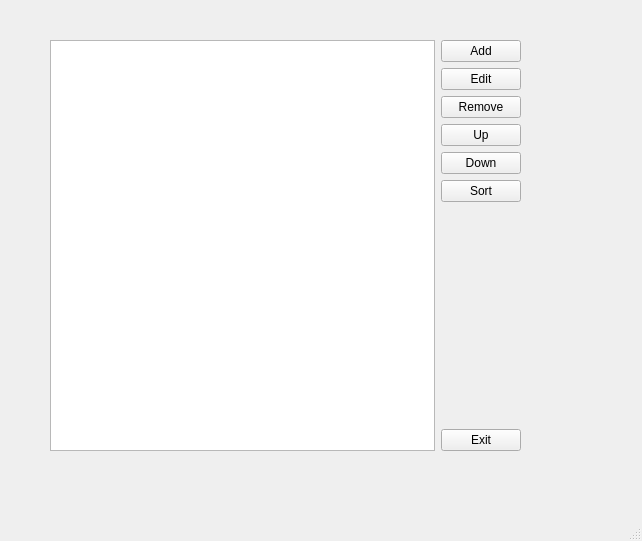
<?xml version="1.0" encoding="UTF-8"?>
<ui version="4.0">
 <class>MainWindow</class>
 <widget class="QMainWindow" name="MainWindow">
  <property name="geometry">
   <rect>
    <x>0</x>
    <y>0</y>
    <width>642</width>
    <height>541</height>
   </rect>
  </property>
  <property name="windowTitle">
   <string>MainWindow</string>
  </property>
  <widget class="QWidget" name="centralwidget">
   <widget class="QWidget" name="">
    <property name="geometry">
     <rect>
      <x>50</x>
      <y>40</y>
      <width>471</width>
      <height>411</height>
     </rect>
    </property>
    <layout class="QHBoxLayout" name="horizontalLayout">
     <item>
      <widget class="QListWidget" name="listItems"/>
     </item>
     <item>
      <layout class="QVBoxLayout" name="verticalLayout">
       <item>
        <widget class="QPushButton" name="btnAdd">
         <property name="text">
          <string>Add</string>
         </property>
        </widget>
       </item>
       <item>
        <widget class="QPushButton" name="btnEdit">
         <property name="text">
          <string>Edit</string>
         </property>
        </widget>
       </item>
       <item>
        <widget class="QPushButton" name="btnRemove">
         <property name="text">
          <string>Remove</string>
         </property>
        </widget>
       </item>
       <item>
        <widget class="QPushButton" name="brnUp">
         <property name="text">
          <string>Up</string>
         </property>
        </widget>
       </item>
       <item>
        <widget class="QPushButton" name="btnDown">
         <property name="text">
          <string>Down</string>
         </property>
        </widget>
       </item>
       <item>
        <widget class="QPushButton" name="btnDown_2">
         <property name="text">
          <string>Sort</string>
         </property>
        </widget>
       </item>
       <item>
        <spacer name="verticalSpacer">
         <property name="orientation">
          <enum>Qt::Vertical</enum>
         </property>
         <property name="sizeHint" stdset="0">
          <size>
           <width>20</width>
           <height>40</height>
          </size>
         </property>
        </spacer>
       </item>
       <item>
        <widget class="QPushButton" name="btnExit">
         <property name="text">
          <string>Exit</string>
         </property>
        </widget>
       </item>
      </layout>
     </item>
    </layout>
   </widget>
  </widget>
  <widget class="QMenuBar" name="menubar">
   <property name="geometry">
    <rect>
     <x>0</x>
     <y>0</y>
     <width>642</width>
     <height>26</height>
    </rect>
   </property>
  </widget>
  <widget class="QStatusBar" name="statusbar"/>
 </widget>
 <resources/>
 <connections/>
</ui>
